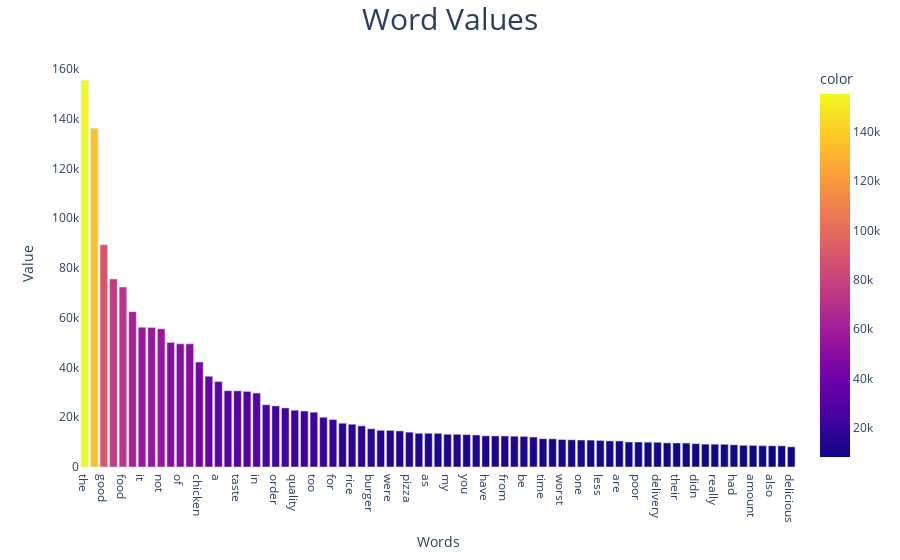

Source (notebook cell):
### Code cell
fig2 = px.bar(x=list1,y=list2,color=list2,hover_name=list1,hover_data={'Word':list1,"Count":list2})
fig2.update_traces(hovertemplate="Word:'%{x}' Value: %{y}")
fig2.update_layout(title={"text":"Word Values","x":0.5,"font":{"size":30}},xaxis={"title":"Words","showgrid":False},yaxis={"title":"Value","showgrid":False},plot_bgcolor="white")
fig2.show()

### Figure 1 — Plotly figure (JSON) as saved in the notebook; plotly's stock layout.template omitted (floating-point values rounded to 4 significant figures; data arrays with more than 128 entries replaced by an {"elided": "..."} marker saying what was removed)
{"data": [{"alignmentgroup": "True", "customdata": {"elided": "75x2 mixed values"}, "hovertemplate": "Word:'%{x}' Value: %{y}", "hovertext": ["the", "was", "good", "and", "food", "i", "it", "is", "not", "but", "of", "very", "chicken", "to", "a", "bad", "taste", "they", "in", "t", "order", "ordered", "quality", "so", "too", "quantity", "for", "with", "rice", "this", "burger", "price", "were", "meat", "pizza", "no", "as", "chilo", "my", "that", "you", "like", "have", "much", "from", "s", "be", "all", "time", "ta", "worst", "beef", "one", "best", "less", "there", "are", "me", "poor", "sauce", "delivery", "at", "their", "cold", "didn", "tasty", "really", "small", "had", "money", "amount", "just", "also", "more", "delicious"], "legendgroup": "", "marker": {"color": [155351, 136113, 89312, 75565, 72332, 62400, 56166, 56079, 55565, 50065, 49486, 49480, 42144, 36466, 34332, 30647, 30600, 30374, 29714, 25007, 24556, 23740, 22825, 22492, 22028, 20002, 19059, 17587, 17183, 16522, 15374, 14758, 14709, 14497, 13997, 13550, 13549, 13538, 13161, 13149, 13009, 12856, 12529, 12485, 12458, 12378, 12301, 12040, 11376, 11334, 11054, 10936, 10839, 10811, 10682, 10508, 10473, 10049, 10046, 9983, 9926, 9695, 9659, 9617, 9383, 9177, 9171, 9137, 8915, 8723, 8685, 8559, 8525, 8512, 8107], "coloraxis": "coloraxis", "pattern": {"shape": ""}}, "name": "", "offsetgroup": "", "orientation": "v", "showlegend": false, "textposition": "auto", "type": "bar", "x": ["the", "was", "good", "and", "food", "i", "it", "is", "not", "but", "of", "very", "chicken", "to", "a", "bad", "taste", "they", "in", "t", "order", "ordered", "quality", "so", "too", "quantity", "for", "with", "rice", "this", "burger", "price", "were", "meat", "pizza", "no", "as", "chilo", "my", "that", "you", "like", "have", "much", "from", "s", "be", "all", "time", "ta", "worst", "beef", "one", "best", "less", "there", "are", "me", "poor", "sauce", "delivery", "at", "their", "cold", "didn", "tasty", "really", "small", "had", "money", "amount", "just", "also", "more", "delicious"], "xaxis": "x", "y": [155351, 136113, 89312, 75565, 72332, 62400, 56166, 56079, 55565, 50065, 49486, 49480, 42144, 36466, 34332, 30647, 30600, 30374, 29714, 25007, 24556, 23740, 22825, 22492, 22028, 20002, 19059, 17587, 17183, 16522, 15374, 14758, 14709, 14497, 13997, 13550, 13549, 13538, 13161, 13149, 13009, 12856, 12529, 12485, 12458, 12378, 12301, 12040, 11376, 11334, 11054, 10936, 10839, 10811, 10682, 10508, 10473, 10049, 10046, 9983, 9926, 9695, 9659, 9617, 9383, 9177, 9171, 9137, 8915, 8723, 8685, 8559, 8525, 8512, 8107], "yaxis": "y"}], "layout": {"barmode": "relative", "coloraxis": {"colorbar": {"title": {"text": "color"}}, "colorscale": [[0, "#0d0887"], [0.1111, "#46039f"], [0.2222, "#7201a8"], [0.3333, "#9c179e"], [0.4444, "#bd3786"], [0.5556, "#d8576b"], [0.6667, "#ed7953"], [0.7778, "#fb9f3a"], [0.8889, "#fdca26"], [1, "#f0f921"]]}, "legend": {"tracegroupgap": 0}, "margin": {"t": 60}, "plot_bgcolor": "white", "title": {"font": {"size": 30}, "text": "Word Values", "x": 0.5}, "xaxis": {"anchor": "y", "domain": [0, 1], "showgrid": false, "title": {"text": "Words"}}, "yaxis": {"anchor": "x", "domain": [0, 1], "showgrid": false, "title": {"text": "Value"}}}}
